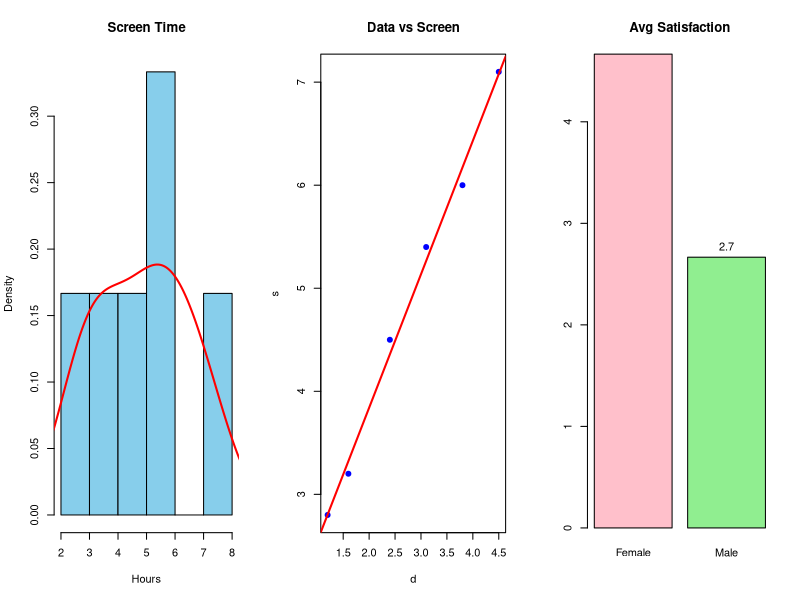

Write R code to recreate this figure.
g=c("Male","Female","Male","Female","Male","Female")
s=c(4.5,6.0,3.2,7.1,2.8,5.4)
d=c(2.4,3.8,1.6,4.5,1.2,3.1)
sat=c(3,5,3,5,2,4)

par(mfrow=c(1,3))

# 1. Histogram + Density
hist(s,col="skyblue",main="Screen Time",xlab="Hours",prob=TRUE)
lines(density(s),col="red",lwd=2)

# 2. Scatter Plot + Trend Line
plot(d,s,pch=19,col="blue",main="Data vs Screen")
abline(lm(s~d),col="red",lwd=2)
cor(d,s)

# 3. Bar Chart
a=tapply(sat,g,mean)
bp=barplot(a,col=c("pink","lightgreen"),main="Avg Satisfaction")
text(bp,a,round(a,1),pos=3)
